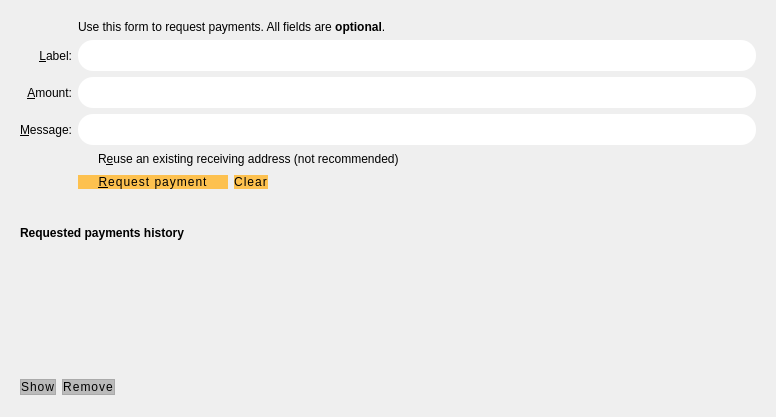
<?xml version="1.0" encoding="UTF-8"?>
<ui version="4.0">
 <class>ReceiveCoinsDialog</class>
 <widget class="QWidget" name="ReceiveCoinsDialog">
  <property name="geometry">
   <rect>
    <x>0</x>
    <y>0</y>
    <width>776</width>
    <height>417</height>
   </rect>
  </property>
  <property name="styleSheet">
   <string notr="true">QDialog {
  background-color: transparent;
  color: #050044;
}

QDialogButtonBox,
QPushButton {
  background-color: #fdc14f;
  padding: 0.85em 2em;
  letter-spacing: 1px;
  color: #000000;
  font-size: 12px;
  border-radius: 20px;
}
QPushButton:hover {
  background-color: #fb9803;
}
QPushButton:focus {
  border: none;
  outline: none;
}
QPushButton:pressed {
  border: 1px solid #ff7300;
}

QPushButton:disabled {
  border: 1px solid #aaaaaa;
  background-color: #bbbbbb;
}</string>
  </property>
  <layout class="QVBoxLayout" name="verticalLayout" stretch="0,0,1">
   <item>
    <widget class="QFrame" name="frame2">
     <property name="sizePolicy">
      <sizepolicy hsizetype="Preferred" vsizetype="Expanding">
       <horstretch>0</horstretch>
       <verstretch>0</verstretch>
      </sizepolicy>
     </property>
     <property name="styleSheet">
      <string notr="true">border: 0;
background-color: transparent;</string>
     </property>
     <property name="frameShape">
      <enum>QFrame::StyledPanel</enum>
     </property>
     <property name="frameShadow">
      <enum>QFrame::Sunken</enum>
     </property>
     <layout class="QVBoxLayout" name="verticalLayout_3">
      <item>
       <layout class="QGridLayout" name="gridLayout">
        <item row="7" column="2">
         <widget class="QCheckBox" name="reuseAddress">
          <property name="toolTip">
           <string>Reuse one of the previously used receiving addresses.&lt;br&gt;Reusing addresses has security and privacy issues.&lt;br&gt;Do not use this unless re-generating a payment request made before.</string>
          </property>
          <property name="text">
           <string>R&amp;euse an existing receiving address (not recommended)</string>
          </property>
         </widget>
        </item>
        <item row="7" column="0">
         <widget class="QLabel" name="label_4">
          <property name="text">
           <string/>
          </property>
         </widget>
        </item>
        <item row="6" column="0">
         <widget class="QLabel" name="label_3">
          <property name="toolTip">
           <string>An optional message to attach to the payment request, which will be displayed when the request is opened. Note: The message will not be sent with the payment over the litegenx network.</string>
          </property>
          <property name="text">
           <string>&amp;Message:</string>
          </property>
          <property name="alignment">
           <set>Qt::AlignRight|Qt::AlignTrailing|Qt::AlignVCenter</set>
          </property>
          <property name="buddy">
           <cstring>reqMessage</cstring>
          </property>
         </widget>
        </item>
        <item row="4" column="2">
         <widget class="QLineEdit" name="reqLabel">
          <property name="toolTip">
           <string>An optional label to associate with the new receiving address.</string>
          </property>
          <property name="styleSheet">
           <string notr="true">QValidatedLineEdit,
QLineEdit,
QTextEdit {
  font-size: 12px;
  min-height: 25px;
  outline: 0;
  padding: 3px;
  border: 1px;
  color: #333;
 background-color: #ffffff;
  border-radius: 15px;
}

QValidatedLineEdit: !focus {
  color: #333;
  background-color: #e7e7e7;
}
QValueComboBox {
  padding: 3px 5px 3px 5px;
  background: #fcfcfc;
  font-size: 12px;
  min-height: 25px;
  outline: 0;
  padding: 3px;
  border: 0px;
  color: #333;
  background-color: #f2f2f2;
  border-radius: 10px;
}

QValueComboBox: !focus {
  color: #5c4c7c;
  background-color: #e7e7e7;
}
QLineEdit: !focus {
  color: #333;
  background-color: #e7e7e7;
}

QTextEdit: !focus {
  color: #333;
  background-color: #e7e7e7;
}

/* .QValidatedLineEdit:checked, .QLineEdit:checked */

QValidatedLineEdit:disabled,
.QLineEdit:disabled,
.QTextEdit:disabled {
  color: #333;
  background-color: #f2f2f2;
}

.QPlainTextEdit {
  background-color: #f2f2f2;
}</string>
          </property>
         </widget>
        </item>
        <item row="6" column="2">
         <widget class="QLineEdit" name="reqMessage">
          <property name="toolTip">
           <string>An optional message to attach to the payment request, which will be displayed when the request is opened.&lt;br&gt;Note: The message will not be sent with the payment over the litegenx network.</string>
          </property>
          <property name="styleSheet">
           <string notr="true">QValidatedLineEdit,
QLineEdit,
QTextEdit {
  font-size: 12px;
  min-height: 25px;
  outline: 0;
  padding: 3px;
  border: 1px;
  color: #333;
 background-color: #ffffff;
  border-radius: 15px;
}

QValidatedLineEdit: !focus {
  color: #333;
  background-color: #e7e7e7;
}
QValueComboBox {
  padding: 3px 5px 3px 5px;
  background: #fcfcfc;
  font-size: 12px;
  min-height: 25px;
  outline: 0;
  padding: 3px;
  border: 0px;
  color: #333;
  background-color: #f2f2f2;
  border-radius: 10px;
}

QValueComboBox: !focus {
  color: #5c4c7c;
  background-color: #e7e7e7;
}
QLineEdit: !focus {
  color: #333;
  background-color: #e7e7e7;
}

QTextEdit: !focus {
  color: #333;
  background-color: #e7e7e7;
}

/* .QValidatedLineEdit:checked, .QLineEdit:checked */

QValidatedLineEdit:disabled,
.QLineEdit:disabled,
.QTextEdit:disabled {
  color: #333;
  background-color: #f2f2f2;
}

.QPlainTextEdit {
  background-color: #f2f2f2;
}</string>
          </property>
         </widget>
        </item>
        <item row="2" column="2">
         <widget class="QLabel" name="label_5">
          <property name="text">
           <string>Use this form to request payments. All fields are &lt;b&gt;optional&lt;/b&gt;.</string>
          </property>
         </widget>
        </item>
        <item row="4" column="0">
         <widget class="QLabel" name="label_2">
          <property name="toolTip">
           <string>An optional label to associate with the new receiving address.</string>
          </property>
          <property name="text">
           <string>&amp;Label:</string>
          </property>
          <property name="alignment">
           <set>Qt::AlignRight|Qt::AlignTrailing|Qt::AlignVCenter</set>
          </property>
          <property name="buddy">
           <cstring>reqLabel</cstring>
          </property>
         </widget>
        </item>
        <item row="5" column="0">
         <widget class="QLabel" name="label">
          <property name="toolTip">
           <string>An optional amount to request. Leave this empty or zero to not request a specific amount.</string>
          </property>
          <property name="text">
           <string>&amp;Amount:</string>
          </property>
          <property name="alignment">
           <set>Qt::AlignRight|Qt::AlignTrailing|Qt::AlignVCenter</set>
          </property>
          <property name="buddy">
           <cstring>reqAmount</cstring>
          </property>
         </widget>
        </item>
        <item row="5" column="2">
         <widget class="BitcoinAmountField" name="reqAmount">
          <property name="minimumSize">
           <size>
            <width>80</width>
            <height>31</height>
           </size>
          </property>
          <property name="toolTip">
           <string>An optional amount to request. Leave this empty or zero to not request a specific amount.</string>
          </property>
          <property name="styleSheet">
           <string notr="true">BitcoinAmountField,
QValidatedLineEdit,
QLineEdit,
QTextEdit {
  font-size: 12px;
  min-height: 25px;
  outline: 0;
  padding: 3px;
  border: 1px;
  color: #333;
 background-color: #ffffff;
  border-radius: 15px;
}

QValidatedLineEdit: !focus {
  color: #333;
  background-color: #e7e7e7;
}
QValueComboBox {
  padding: 3px 5px 3px 5px;
  background: #fcfcfc;
  font-size: 12px;
  min-height: 25px;
  outline: 0;
  padding: 3px;
  border: 0px;
  color: #333;
  background-color: #f2f2f2;
  border-radius: 10px;
}

QValueComboBox: !focus {
  color: #5c4c7c;
  background-color: #e7e7e7;
}
QLineEdit: !focus {
  color: #333;
  background-color: #e7e7e7;
}

QTextEdit: !focus {
  color: #333;
  background-color: #e7e7e7;
}

/* .QValidatedLineEdit:checked, .QLineEdit:checked */
BitcoinAmountField,
QValidatedLineEdit:disabled,
.QLineEdit:disabled,
.QTextEdit:disabled {
  color: #333;
  background-color: #f2f2f2;
}

.QPlainTextEdit {
  background-color: #f2f2f2;
}</string>
          </property>
         </widget>
        </item>
        <item row="8" column="2">
         <layout class="QHBoxLayout" name="horizontalLayout">
          <item>
           <widget class="QPushButton" name="receiveButton">
            <property name="sizePolicy">
             <sizepolicy hsizetype="Minimum" vsizetype="Fixed">
              <horstretch>0</horstretch>
              <verstretch>0</verstretch>
             </sizepolicy>
            </property>
            <property name="minimumSize">
             <size>
              <width>150</width>
              <height>0</height>
             </size>
            </property>
            <property name="styleSheet">
             <string notr="true">QDialogButtonBox,
QPushButton {
  background-color: #fdc14f;
  padding: 0.85em 2em;
  letter-spacing: 1px;
  color: #000000;
  font-size: 12px;
  border-radius: 20px;
}
QPushButton:hover {
  background-color: #fb9803;
}
QPushButton:focus {
  border: none;
  outline: none;
}
QPushButton:pressed {
  border: 1px solid #ff7300;
}

QPushButton:disabled {
  border: 1px solid #aaaaaa;
  background-color: #bbbbbb;
}</string>
            </property>
            <property name="text">
             <string>&amp;Request payment</string>
            </property>
            <property name="icon">
             <iconset resource="../litegenx.qrc">
              <normaloff>:/icons/receiving_addresses</normaloff>:/icons/receiving_addresses</iconset>
            </property>
           </widget>
          </item>
          <item>
           <widget class="QPushButton" name="clearButton">
            <property name="sizePolicy">
             <sizepolicy hsizetype="Minimum" vsizetype="Fixed">
              <horstretch>0</horstretch>
              <verstretch>0</verstretch>
             </sizepolicy>
            </property>
            <property name="toolTip">
             <string>Clear all fields of the form.</string>
            </property>
            <property name="styleSheet">
             <string notr="true">QDialogButtonBox,
QPushButton {
  background-color: #fdc14f;
  padding: 0.85em 2em;
  letter-spacing: 1px;
  color: #000000;
  font-size: 12px;
  border-radius: 20px;
}
QPushButton:hover {
  background-color: #fb9803;
}
QPushButton:focus {
  border: none;
  outline: none;
}
QPushButton:pressed {
  border: 1px solid #ff7300;
}

QPushButton:disabled {
  border: 1px solid #aaaaaa;
  background-color: #bbbbbb;
}</string>
            </property>
            <property name="text">
             <string>Clear</string>
            </property>
            <property name="icon">
             <iconset resource="../litegenx.qrc">
              <normaloff>:/icons/remove</normaloff>:/icons/remove</iconset>
            </property>
            <property name="autoDefault">
             <bool>false</bool>
            </property>
           </widget>
          </item>
          <item>
           <spacer name="horizontalSpacer">
            <property name="orientation">
             <enum>Qt::Horizontal</enum>
            </property>
            <property name="sizeHint" stdset="0">
             <size>
              <width>40</width>
              <height>20</height>
             </size>
            </property>
           </spacer>
          </item>
         </layout>
        </item>
        <item row="8" column="0">
         <widget class="QLabel" name="label_7">
          <property name="text">
           <string/>
          </property>
         </widget>
        </item>
       </layout>
      </item>
     </layout>
    </widget>
   </item>
   <item>
    <spacer name="verticalSpacer_2">
     <property name="orientation">
      <enum>Qt::Vertical</enum>
     </property>
     <property name="sizeHint" stdset="0">
      <size>
       <width>20</width>
       <height>10</height>
      </size>
     </property>
    </spacer>
   </item>
   <item>
    <widget class="QFrame" name="frame">
     <property name="sizePolicy">
      <sizepolicy hsizetype="Preferred" vsizetype="Expanding">
       <horstretch>0</horstretch>
       <verstretch>0</verstretch>
      </sizepolicy>
     </property>
     <property name="styleSheet">
      <string notr="true">border: 0;
background-color: transparent;</string>
     </property>
     <property name="frameShape">
      <enum>QFrame::StyledPanel</enum>
     </property>
     <property name="frameShadow">
      <enum>QFrame::Raised</enum>
     </property>
     <layout class="QVBoxLayout" name="verticalLayout_2">
      <item>
       <widget class="QLabel" name="label_6">
        <property name="font">
         <font>
          <weight>75</weight>
          <bold>true</bold>
         </font>
        </property>
        <property name="text">
         <string>Requested payments history</string>
        </property>
       </widget>
      </item>
      <item>
       <widget class="QTableView" name="recentRequestsView">
        <property name="palette">
         <palette>
          <active>
           <colorrole role="Button">
            <brush brushstyle="SolidPattern">
             <color alpha="0">
              <red>0</red>
              <green>0</green>
              <blue>0</blue>
             </color>
            </brush>
           </colorrole>
           <colorrole role="Text">
            <brush brushstyle="SolidPattern">
             <color alpha="255">
              <red>51</red>
              <green>51</green>
              <blue>51</blue>
             </color>
            </brush>
           </colorrole>
           <colorrole role="Base">
            <brush brushstyle="NoBrush">
             <color alpha="255">
              <red>0</red>
              <green>0</green>
              <blue>0</blue>
             </color>
            </brush>
           </colorrole>
           <colorrole role="Window">
            <brush brushstyle="SolidPattern">
             <color alpha="0">
              <red>0</red>
              <green>0</green>
              <blue>0</blue>
             </color>
            </brush>
           </colorrole>
          </active>
          <inactive>
           <colorrole role="Button">
            <brush brushstyle="SolidPattern">
             <color alpha="0">
              <red>0</red>
              <green>0</green>
              <blue>0</blue>
             </color>
            </brush>
           </colorrole>
           <colorrole role="Text">
            <brush brushstyle="SolidPattern">
             <color alpha="255">
              <red>51</red>
              <green>51</green>
              <blue>51</blue>
             </color>
            </brush>
           </colorrole>
           <colorrole role="Base">
            <brush brushstyle="NoBrush">
             <color alpha="255">
              <red>0</red>
              <green>0</green>
              <blue>0</blue>
             </color>
            </brush>
           </colorrole>
           <colorrole role="Window">
            <brush brushstyle="SolidPattern">
             <color alpha="0">
              <red>0</red>
              <green>0</green>
              <blue>0</blue>
             </color>
            </brush>
           </colorrole>
          </inactive>
          <disabled>
           <colorrole role="Button">
            <brush brushstyle="SolidPattern">
             <color alpha="0">
              <red>0</red>
              <green>0</green>
              <blue>0</blue>
             </color>
            </brush>
           </colorrole>
           <colorrole role="Text">
            <brush brushstyle="SolidPattern">
             <color alpha="255">
              <red>85</red>
              <green>85</green>
              <blue>85</blue>
             </color>
            </brush>
           </colorrole>
           <colorrole role="Base">
            <brush brushstyle="NoBrush">
             <color alpha="255">
              <red>0</red>
              <green>0</green>
              <blue>0</blue>
             </color>
            </brush>
           </colorrole>
           <colorrole role="Window">
            <brush brushstyle="SolidPattern">
             <color alpha="0">
              <red>0</red>
              <green>0</green>
              <blue>0</blue>
             </color>
            </brush>
           </colorrole>
          </disabled>
         </palette>
        </property>
        <property name="contextMenuPolicy">
         <enum>Qt::CustomContextMenu</enum>
        </property>
        <property name="tabKeyNavigation">
         <bool>false</bool>
        </property>
        <property name="sortingEnabled">
         <bool>true</bool>
        </property>
       </widget>
      </item>
      <item>
       <layout class="QHBoxLayout" name="horizontalLayout_2">
        <item>
         <widget class="QPushButton" name="showRequestButton">
          <property name="enabled">
           <bool>false</bool>
          </property>
          <property name="toolTip">
           <string>Show the selected request (does the same as double clicking an entry)</string>
          </property>
          <property name="styleSheet">
           <string notr="true">QDialogButtonBox,
QPushButton {
  background-color: #fdc14f;
  padding: 0.85em 2em;
  letter-spacing: 1px;
  color: #000000;
  font-size: 12px;
  border-radius: 20px;
}
QPushButton:hover {
  background-color: #fb9803;
}
QPushButton:focus {
  border: none;
  outline: none;
}
QPushButton:pressed {
  border: 1px solid #ff7300;
}

QPushButton:disabled {
  border: 1px solid #aaaaaa;
  background-color: #bbbbbb;
}</string>
          </property>
          <property name="text">
           <string>Show</string>
          </property>
          <property name="icon">
           <iconset resource="../litegenx.qrc">
            <normaloff>:/icons/edit</normaloff>:/icons/edit</iconset>
          </property>
          <property name="autoDefault">
           <bool>false</bool>
          </property>
         </widget>
        </item>
        <item>
         <widget class="QPushButton" name="removeRequestButton">
          <property name="enabled">
           <bool>false</bool>
          </property>
          <property name="toolTip">
           <string>Remove the selected entries from the list</string>
          </property>
          <property name="styleSheet">
           <string notr="true">QDialogButtonBox,
QPushButton {
  background-color: #fdc14f;
  padding: 0.85em 2em;
  letter-spacing: 1px;
  color: #000000;
  font-size: 12px;
  border-radius: 20px;
}
QPushButton:hover {
  background-color: #fb9803;
}
QPushButton:focus {
  border: none;
  outline: none;
}
QPushButton:pressed {
  border: 1px solid #ff7300;
}

QPushButton:disabled {
  border: 1px solid #aaaaaa;
  background-color: #bbbbbb;
}</string>
          </property>
          <property name="text">
           <string>Remove</string>
          </property>
          <property name="icon">
           <iconset resource="../litegenx.qrc">
            <normaloff>:/icons/remove</normaloff>:/icons/remove</iconset>
          </property>
          <property name="autoDefault">
           <bool>false</bool>
          </property>
         </widget>
        </item>
        <item>
         <spacer name="horizontalSpacer_2">
          <property name="orientation">
           <enum>Qt::Horizontal</enum>
          </property>
          <property name="sizeHint" stdset="0">
           <size>
            <width>40</width>
            <height>20</height>
           </size>
          </property>
         </spacer>
        </item>
       </layout>
      </item>
     </layout>
    </widget>
   </item>
  </layout>
 </widget>
 <customwidgets>
  <customwidget>
   <class>BitcoinAmountField</class>
   <extends>QLineEdit</extends>
   <header>bitcoinamountfield.h</header>
   <container>1</container>
  </customwidget>
 </customwidgets>
 <tabstops>
  <tabstop>reqLabel</tabstop>
  <tabstop>reqAmount</tabstop>
  <tabstop>reqMessage</tabstop>
  <tabstop>reuseAddress</tabstop>
  <tabstop>receiveButton</tabstop>
  <tabstop>clearButton</tabstop>
  <tabstop>recentRequestsView</tabstop>
  <tabstop>showRequestButton</tabstop>
  <tabstop>removeRequestButton</tabstop>
 </tabstops>
 <resources>
  <include location="../litegenx.qrc"/>
 </resources>
 <connections/>
</ui>
